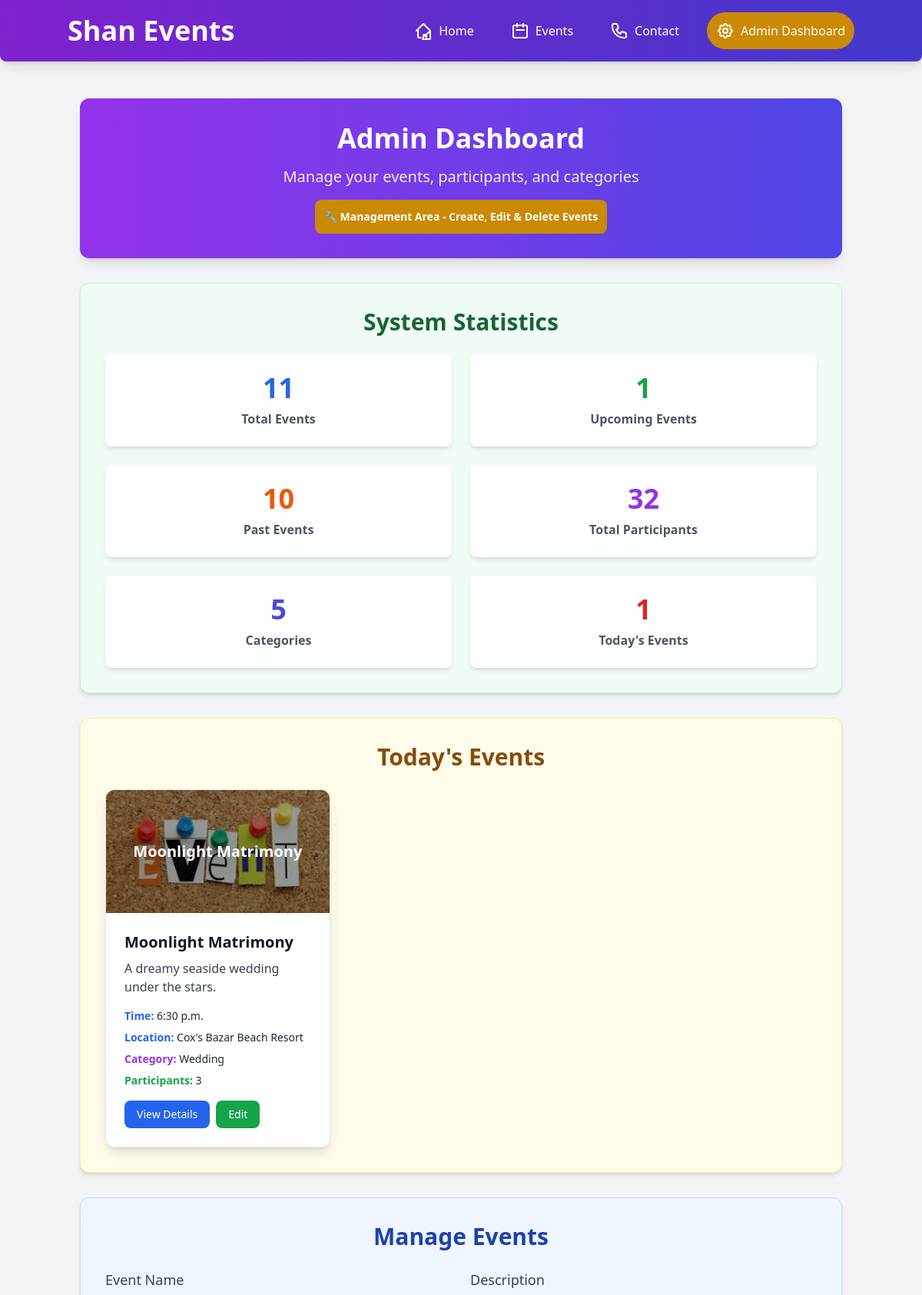
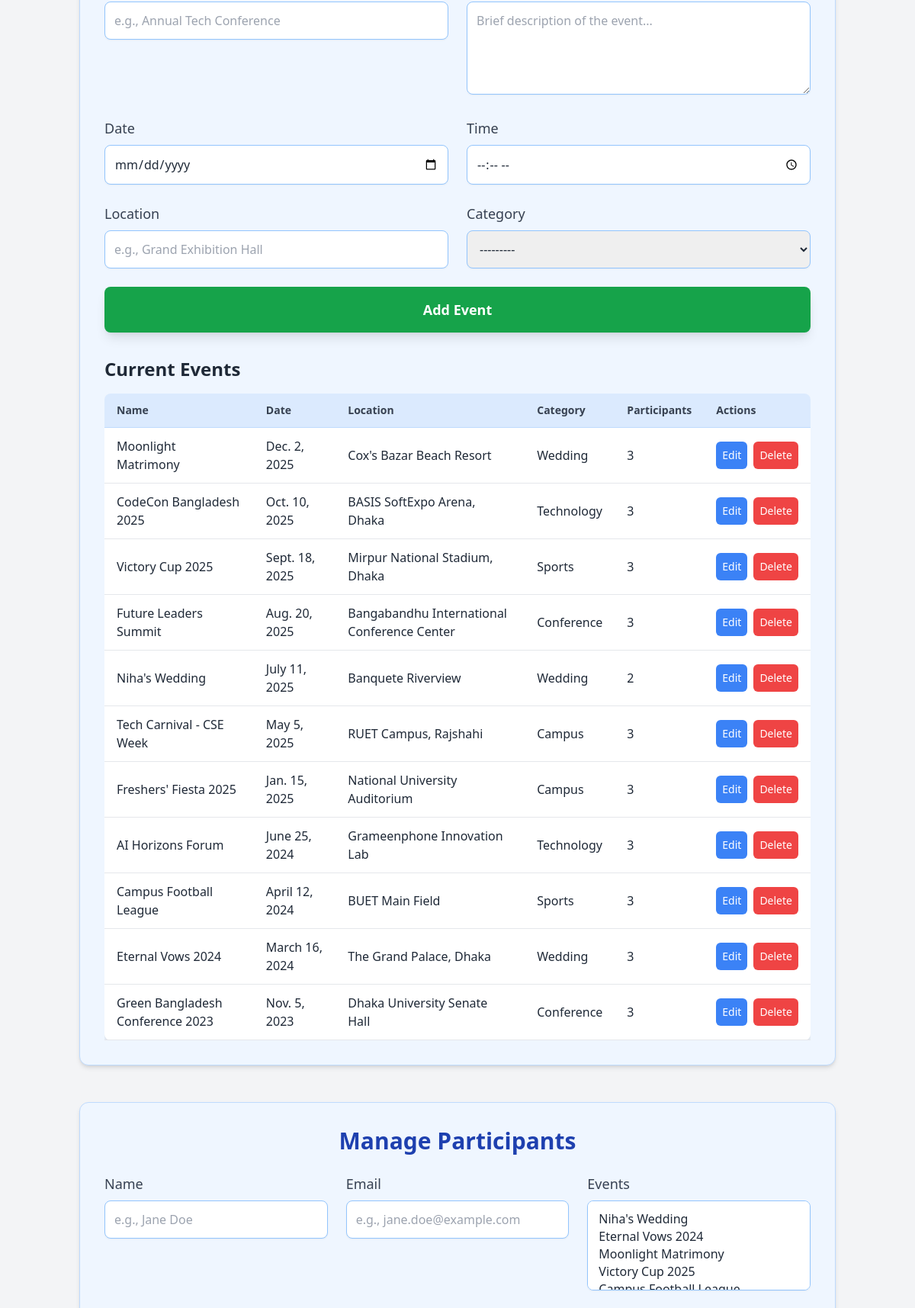
/dashboard/ (upper part), run on the app's committed database (2 pictures, top to bottom).
### events/models.py (models this page shows)
class Event(models.Model):
    name = models.CharField(max_length=200)
    description = models.TextField()
    date = models.DateField()
    time = models.TimeField()
    location = models.CharField(max_length=200)
    category = models.ForeignKey(Category, on_delete=models.CASCADE, related_name='events')
    def __str__(self):
        return self.name

class Category(models.Model):
    name = models.CharField(max_length=100, unique=True)
    description = models.TextField(blank=True)
    def __str__(self):
        return self.name

### events/views.py (the view, shortened to what this page needs)
# urls.py: path('dashboard/', views.DashboardView.as_view(), name='dashboard'),
class DashboardView(TemplateView):
    template_name = 'events/dashboard.html'
    def get_context_data(self, **kwargs):
        context = super().get_context_data(**kwargs)
        today = date.today()
        context['events'] = Event.objects.select_related('category').prefetch_related('participants').all().order_by('-date', '-time')
        context['participants'] = Participant.objects.prefetch_related('events').all()
        context['categories'] = Category.objects.all()
        context['total_participants'] = Participant.objects.aggregate(total=Count('id'))['total']
        context['total_events'] = Event.objects.aggregate(total=Count('id'))['total']
        context['total_categories'] = Category.objects.aggregate(total=Count('id'))['total']
        context['upcoming_events_count'] = Event.objects.filter(date__gte=today).count()
        context['past_events_count'] = Event.objects.filter(date__lt=today).count()
        context['todays_events'] = Event.objects.select_related('category').prefetch_related('participants').filter(date=today).order_by('time')
        context['event_form'] = EventForm()
        context['participant_form'] = ParticipantForm()
        context['category_form'] = CategoryForm()
        return context

### events/forms.py (shortened to what this page needs)
class ParticipantForm(forms.ModelForm):
    class Meta:
        model = Participant
        fields = '__all__'
        widgets = {
            'name': forms.TextInput(attrs={
                'class': 'w-full p-3 border border-blue-300 rounded-lg focus:outline-none focus:ring-4 focus:ring-blue-400 focus:border-transparent shadow-sm',
                'placeholder': 'e.g., Jane Doe'
            }),
            'email': forms.EmailInput(attrs={
                'class': 'w-full p-3 border border-blue-300 rounded-lg focus:outline-none focus:ring-4 focus:ring-blue-400 focus:border-transparent shadow-sm',
                'placeholder': 'e.g., jane.doe@example.com'
            }),
            'events': forms.SelectMultiple(attrs={
                'class': 'w-full p-3 border border-blue-300 rounded-lg focus:outline-none focus:ring-4 focus:ring-blue-400 focus:border-transparent shadow-sm'
            })
        }

### events/templates/events/dashboard.html (shortened to what this page needs)
{% extends 'events/base.html' %}
{% load static %}
{% block content %}
<div class="bg-gradient-to-r from-purple-600 to-indigo-600 text-white p-8 rounded-xl shadow-lg mb-8">
    <div class="text-center">
        <h1 class="text-4xl font-bold mb-4">Admin Dashboard</h1>
        <p class="text-xl opacity-90">Manage your events, participants, and categories</p>
        <div class="mt-4 p-3 bg-yellow-600 rounded-lg inline-block">
            <p class="text-sm font-semibold">🔧 Management Area - Create, Edit & Delete Events</p>
        </div>
    </div>
</div>
<div class="bg-green-50 p-8 rounded-xl shadow-md mb-8 border border-green-200">
    <h2 class="text-3xl font-bold text-green-800 mb-6 text-center">System Statistics</h2>
    <div class="grid grid-cols-1 md:grid-cols-2 gap-6">
        <div class="bg-white p-6 rounded-lg shadow-md text-center cursor-pointer hover:shadow-lg transition duration-300" onclick="filterEvents('all')">
            <div class="text-4xl font-bold text-blue-600 mb-2">{{ total_events|default:0 }}</div>
            <div class="text-gray-600 font-semibold">Total Events</div>
        </div>
        <div class="bg-white p-6 rounded-lg shadow-md text-center cursor-pointer hover:shadow-lg transition duration-300" onclick="filterEvents('upcoming')">
            <div class="text-4xl font-bold text-green-600 mb-2">{{ upcoming_events_count|default:0 }}</div>
            <div class="text-gray-600 font-semibold">Upcoming Events</div>
        </div>
        <div class="bg-white p-6 rounded-lg shadow-md text-center cursor-pointer hover:shadow-lg transition duration-300" onclick="filterEvents('past')">
            <div class="text-4xl font-bold text-orange-600 mb-2">{{ past_events_count|default:0 }}</div>
            <div class="text-gray-600 font-semibold">Past Events</div>
        </div>
        <div class="bg-white p-6 rounded-lg shadow-md text-center">
            <div class="text-4xl font-bold text-purple-600 mb-2">{{ total_participants|default:0 }}</div>
            <div class="text-gray-600 font-semibold">Total Participants</div>
        </div>
        <div class="bg-white p-6 rounded-lg shadow-md text-center">
            <div class="text-4xl font-bold text-indigo-600 mb-2">{{ total_categories|default:0 }}</div>
            <div class="text-gray-600 font-semibold">Categories</div>
        </div>
        <div class="bg-white p-6 rounded-lg shadow-md text-center cursor-pointer hover:shadow-lg transition duration-300" onclick="filterEvents('today')">
            <div class="text-4xl font-bold text-red-600 mb-2">{{ todays_events.count }}</div>
            <div class="text-gray-600 font-semibold">Today's Events</div>
        </div>
    </div>
</div>
<div class="bg-yellow-50 p-8 rounded-xl shadow-md mb-8 border border-yellow-200">
    <h2 class="text-3xl font-bold text-yellow-800 mb-6 text-center">Today's Events</h2>
    {% if todays_events %}
    <div class="grid grid-cols-1 md:grid-cols-2 lg:grid-cols-3 gap-6">
        {% for event in todays_events %}
        <div class="bg-white rounded-xl shadow-lg overflow-hidden border border-gray-200">
            <div class="w-full h-40 bg-cover bg-center" style="background-image: url('{% static 'images/event.jpeg' %}');">
                <div class="w-full h-full bg-black bg-opacity-40 flex items-center justify-center">
                    <h3 class="text-white text-xl font-bold text-center px-4">{{ event.name }}</h3>
                </div>
            </div>
            <div class="p-6">
                <h3 class="text-xl font-bold text-gray-900 mb-2">{{ event.name }}</h3>
                <p class="text-gray-700 mb-4 line-clamp-3">{{ event.description }}</p>
                <div class="space-y-2 text-sm mb-4">
                    <p><span class="font-semibold text-blue-600">Time:</span> {{ event.time }}</p>
                    <p><span class="font-semibold text-blue-600">Location:</span> {{ event.location }}</p>
                    <p><span class="font-semibold text-purple-600">Category:</span> {{ event.category.name }}</p>
                    <p><span class="font-semibold text-green-600">Participants:</span> {{ event.participants.count }}</p>
                </div>
                <div class="flex space-x-2">
                    <a href="{% url 'events:detail' event.pk %}" class="bg-blue-600 text-white px-4 py-2 rounded-lg hover:bg-blue-700 transition duration-300 text-sm">View Details</a>
                    <a href="{% url 'events:edit' event.pk %}" class="bg-green-600 text-white px-4 py-2 rounded-lg hover:bg-green-700 transition duration-300 text-sm">Edit</a>
                </div>
            </div>
        </div>
        {% endfor %}
    </div>
    {% endif %}
</div>
<div class="bg-blue-50 p-8 rounded-xl shadow-md mb-12 border border-blue-200">
    <h2 class="text-3xl font-bold text-blue-800 mb-6 text-center">Manage Events</h2>
    <form method="post" class="grid grid-cols-1 md:grid-cols-2 gap-6 mb-8" {% if editing_event %}action="{% url 'events:edit' event_form.instance.pk %}"{% endif %}>
        <div>
            <label for="{{ event_form.name.id_for_label }}" class="block text-lg font-medium text-gray-700 mb-2">Event Name</label>
            {{ event_form.name }}
        </div>
        <div>
            <label for="{{ event_form.description.id_for_label }}" class="block text-lg font-medium text-gray-700 mb-2">Description</label>
            {{ event_form.description }}
        </div>
        <div>
            <label for="{{ event_form.date.id_for_label }}" class="block text-lg font-medium text-gray-700 mb-2">Date</label>
            {{ event_form.date }}
        </div>
        <div>
            <label for="{{ event_form.time.id_for_label }}" class="block text-lg font-medium text-gray-700 mb-2">Time</label>
            {{ event_form.time }}
        </div>
        <div>
            <label for="{{ event_form.location.id_for_label }}" class="block text-lg font-medium text-gray-700 mb-2">Location</label>
            {{ event_form.location }}
        </div>
        <div>
            <label for="{{ event_form.category.id_for_label }}" class="block text-lg font-medium text-gray-700 mb-2">Category</label>
            {{ event_form.category }}
        </div>
        <button type="submit" class="col-span-1 md:col-span-2 {% if editing_event %}bg-blue-600 hover:bg-blue-700{% else %}bg-green-600 hover:bg-green-700{% endif %} text-white p-4 rounded-lg transition duration-300 ease-in-out font-semibold text-lg shadow-lg transform hover:scale-105" {% if not categories %}disabled{% endif %}>
            {% if editing_event %}Update Event{% else %}Add Event{% endif %}
        </button>
    </form>
    <h3 class="text-2xl font-bold text-gray-800 mb-4">Current Events</h3>
    <div class="overflow-x-auto">
        <table class="min-w-full bg-white rounded-lg shadow-md">
            <thead>
                <tr class="bg-blue-100 border-b border-blue-200">
                    <th class="py-3 px-4 text-left text-sm font-semibold text-gray-700 rounded-tl-lg">Name</th>
                    <th class="py-3 px-4 text-left text-sm font-semibold text-gray-700">Date</th>
                    <th class="py-3 px-4 text-left text-sm font-semibold text-gray-700">Location</th>
                    <th class="py-3 px-4 text-left text-sm font-semibold text-gray-700">Category</th>
                    <th class="py-3 px-4 text-left text-sm font-semibold text-gray-700">Participants</th>
                    <th class="py-3 px-4 text-left text-sm font-semibold text-gray-700 rounded-tr-lg">Actions</th>
                </tr>
            </thead>
            <tbody>
                {% for event in events %}
                <tr class="border-b border-gray-200 hover:bg-gray-50">
                    <td class="py-3 px-4">{{ event.name }}</td>
                    <td class="py-3 px-4">{{ event.date }}</td>
                    <td class="py-3 px-4">{{ event.location }}</td>
                    <td class="py-3 px-4">{{ event.category.name }}</td>
                    <td class="py-3 px-4">{{ event.participants.count }}</td>
                    <td class="py-3 px-4">
                        <div class="flex space-x-2">
                            <a href="{% url 'events:edit' event.pk %}" class="bg-blue-500 text-white p-2 rounded-md hover:bg-blue-600 transition duration-300 text-sm">Edit</a>
                            <a href="{% url 'events:delete' event.pk %}" class="bg-red-500 text-white p-2 rounded-md hover:bg-red-600 transition duration-300 text-sm">Delete</a>
                        </div>
                    </td>
                </tr>
                {% empty %}
                <tr>
                    <td colspan="6" class="py-8 text-center text-gray-500">No events found</td>
                </tr>
                {% endfor %}
            </tbody>
        </table>
    </div>
</div>
<div class="bg-blue-50 p-8 rounded-xl shadow-md mb-12 border border-blue-200">
    <h2 class="text-3xl font-bold text-blue-800 mb-6 text-center">Manage Participants</h2>
    <form method="post" class="grid grid-cols-1 md:grid-cols-3 gap-6 mb-8" {% if editing_participant %}action="{% url 'events:participant_edit' participant_form.instance.pk %}"{% endif %}>
        <div>
            <label for="{{ participant_form.name.id_for_label }}" class="block text-lg font-medium text-gray-700 mb-2">Name</label>
            {{ participant_form.name }}
        </div>
        <div>
            <label for="{{ participant_form.email.id_for_label }}" class="block text-lg font-medium text-gray-700 mb-2">Email</label>
            {{ participant_form.email }}
        </div>
        <div>
            <label for="{{ participant_form.events.id_for_label }}" class="block text-lg font-medium text-gray-700 mb-2">Events</label>
            {{ participant_form.events }}
        </div>
    </form>
</div>
{% endblock %}

### events/templates/events/base.html (style rules this page uses)
.line-clamp-3 { display: -webkit-box; -webkit-line-clamp: 3; -webkit-box-orient: vertical; overflow: hidden; }

### data on the page
Event: name "Moonlight Matrimony", description "A dreamy seaside wedding under the stars.", time "6:30 p.m.", location "Cox's Bazar Beach Resort", category.name "Wedding", participants.count "3", date "Dec. 2, 2025"
Event: name "CodeCon Bangladesh 2025", date "Oct. 10, 2025", location "BASIS SoftExpo Arena, Dhaka", category.name "Technology", participants.count "3"
Event: name "Victory Cup 2025", date "Sept. 18, 2025", location "Mirpur National Stadium, Dhaka", category.name "Sports", participants.count "3"
Event: name "Future Leaders Summit", date "Aug. 20, 2025", location "Bangabandhu International Conference Center", category.name "Conference", participants.count "3"
Event: name "Niha's Wedding", date "July 11, 2025", location "Banquete Riverview", category.name "Wedding", participants.count "2"
Event: name "Tech Carnival - CSE Week", date "May 5, 2025", location "RUET Campus, Rajshahi", category.name "Campus", participants.count "3"
Event: name "Freshers' Fiesta 2025", date "Jan. 15, 2025", location "National University Auditorium", category.name "Campus", participants.count "3"
Event: name "AI Horizons Forum", date "June 25, 2024", location "Grameenphone Innovation Lab", category.name "Technology", participants.count "3"
Event: name "Campus Football League", date "April 12, 2024", location "BUET Main Field", category.name "Sports", participants.count "3"
Event: name "Eternal Vows 2024", date "March 16, 2024", location "The Grand Palace, Dhaka", category.name "Wedding", participants.count "3"
Event: name "Green Bangladesh Conference 2023", date "Nov. 5, 2023", location "Dhaka University Senate Hall", category.name "Conference", participants.count "3"

### other printed values
{{ total_events|default:0 }} "11"
{{ upcoming_events_count|default:0 }} "1"
{{ past_events_count|default:0 }} "10"
{{ total_participants|default:0 }} "32"
{{ total_categories|default:0 }} "5"
{{ todays_events.count }} "1"
